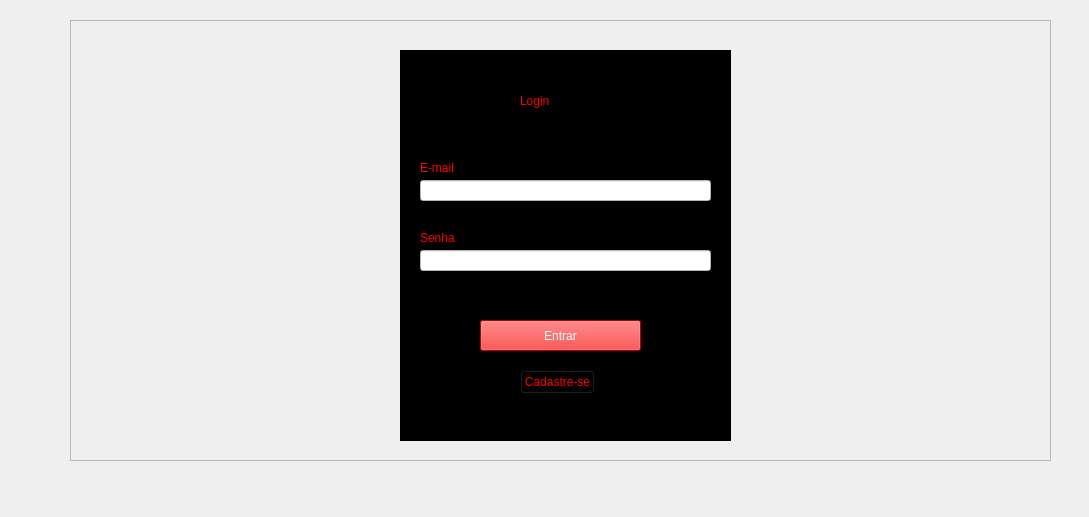
<?xml version="1.0" encoding="UTF-8"?>
<ui version="4.0">
 <class>login</class>
 <widget class="QWidget" name="login">
  <property name="geometry">
   <rect>
    <x>0</x>
    <y>0</y>
    <width>1089</width>
    <height>517</height>
   </rect>
  </property>
  <property name="windowTitle">
   <string>Form</string>
  </property>
  <widget class="QFrame" name="tela_login">
   <property name="geometry">
    <rect>
     <x>70</x>
     <y>20</y>
     <width>981</width>
     <height>441</height>
    </rect>
   </property>
   <property name="frameShape">
    <enum>QFrame::Shape::StyledPanel</enum>
   </property>
   <property name="frameShadow">
    <enum>QFrame::Shadow::Raised</enum>
   </property>
   <widget class="QLabel" name="img_foto_fundo">
    <property name="geometry">
     <rect>
      <x>0</x>
      <y>0</y>
      <width>981</width>
      <height>441</height>
     </rect>
    </property>
    <property name="text">
     <string/>
    </property>
    <property name="pixmap">
     <pixmap resource="../python/qrc/fme.qrc">:/fme/fme.jpg</pixmap>
    </property>
    <property name="scaledContents">
     <bool>true</bool>
    </property>
   </widget>
   <widget class="QFrame" name="rtn_login">
    <property name="geometry">
     <rect>
      <x>330</x>
      <y>30</y>
      <width>331</width>
      <height>391</height>
     </rect>
    </property>
    <property name="styleSheet">
     <string notr="true">background-color: rgb(0, 0, 0);</string>
    </property>
    <property name="frameShape">
     <enum>QFrame::Shape::StyledPanel</enum>
    </property>
    <property name="frameShadow">
     <enum>QFrame::Shadow::Raised</enum>
    </property>
    <widget class="QLineEdit" name="btn_Email">
     <property name="geometry">
      <rect>
       <x>20</x>
       <y>130</y>
       <width>291</width>
       <height>21</height>
      </rect>
     </property>
     <property name="styleSheet">
      <string notr="true">background-color: rgb(255, 255, 255);</string>
     </property>
    </widget>
    <widget class="QLineEdit" name="btn_Senha">
     <property name="geometry">
      <rect>
       <x>20</x>
       <y>200</y>
       <width>291</width>
       <height>21</height>
      </rect>
     </property>
     <property name="styleSheet">
      <string notr="true">background-color: rgb(255, 255, 255);</string>
     </property>
     <property name="text">
      <string/>
     </property>
     <property name="echoMode">
      <enum>QLineEdit::EchoMode::Password</enum>
     </property>
    </widget>
    <widget class="QPushButton" name="btn_Entrar">
     <property name="geometry">
      <rect>
       <x>80</x>
       <y>270</y>
       <width>161</width>
       <height>31</height>
      </rect>
     </property>
     <property name="styleSheet">
      <string notr="true">color: rgb(255, 255, 255);
background-color: rgb(255, 0, 0);</string>
     </property>
     <property name="text">
      <string>Entrar</string>
     </property>
    </widget>
    <widget class="QLabel" name="txt_login">
     <property name="geometry">
      <rect>
       <x>120</x>
       <y>30</y>
       <width>91</width>
       <height>41</height>
      </rect>
     </property>
     <property name="styleSheet">
      <string notr="true">color: rgb(255, 0, 0);
font: 22pt &quot;Segoe UI&quot;;</string>
     </property>
     <property name="text">
      <string>Login</string>
     </property>
    </widget>
    <widget class="QLabel" name="txt_Email">
     <property name="geometry">
      <rect>
       <x>20</x>
       <y>110</y>
       <width>49</width>
       <height>16</height>
      </rect>
     </property>
     <property name="styleSheet">
      <string notr="true">color: rgb(255, 0, 0);</string>
     </property>
     <property name="text">
      <string>E-mail</string>
     </property>
    </widget>
    <widget class="QLabel" name="txt_Senha">
     <property name="geometry">
      <rect>
       <x>20</x>
       <y>180</y>
       <width>49</width>
       <height>16</height>
      </rect>
     </property>
     <property name="styleSheet">
      <string notr="true">color: rgb(255, 0, 0);</string>
     </property>
     <property name="text">
      <string>Senha</string>
     </property>
    </widget>
    <widget class="QPushButton" name="btn_Cadastrese">
     <property name="geometry">
      <rect>
       <x>120</x>
       <y>320</y>
       <width>75</width>
       <height>24</height>
      </rect>
     </property>
     <property name="styleSheet">
      <string notr="true">color: rgb(255, 0, 0);</string>
     </property>
     <property name="text">
      <string>Cadastre-se</string>
     </property>
    </widget>
   </widget>
  </widget>
 </widget>
 <resources>
  <include location="../qrc/fme.qrc"/>
 </resources>
  <include location="../python/qrc/fme.qrc"/>
 <connections/>
</ui>
